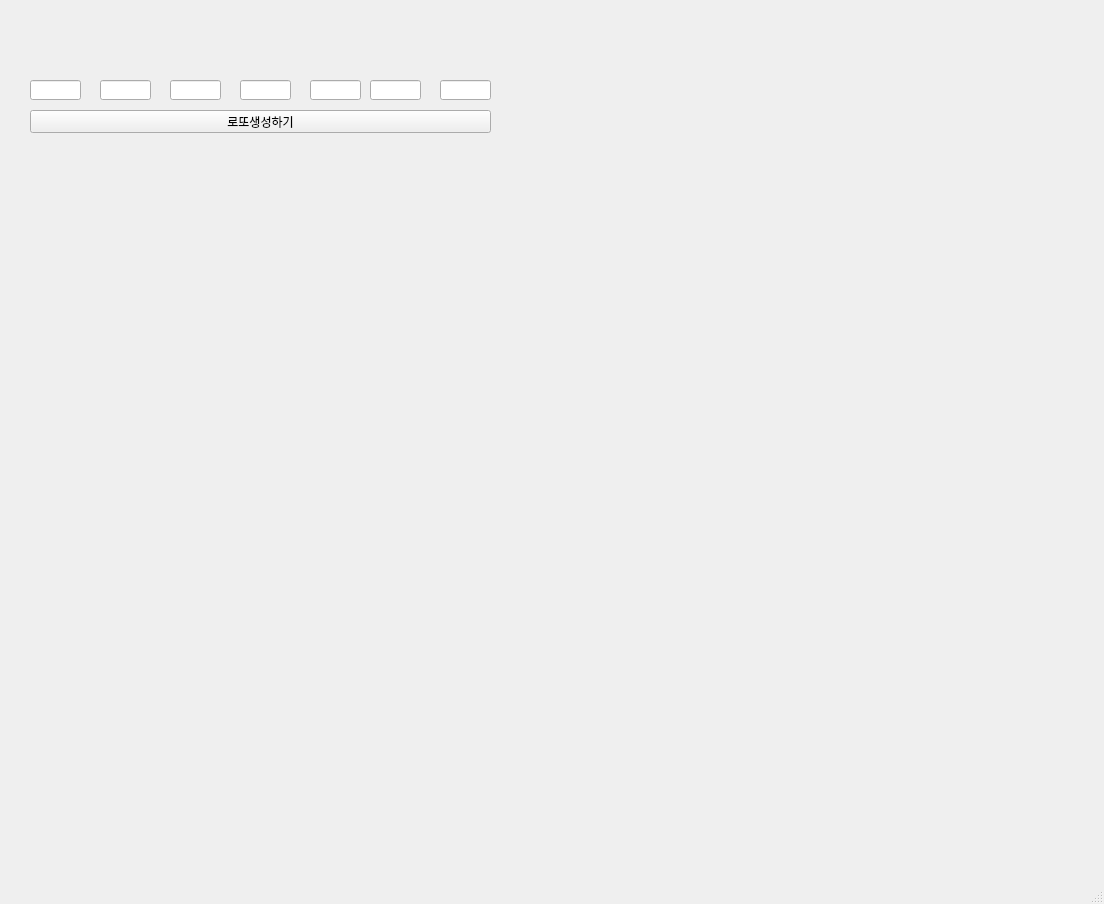
<?xml version="1.0" encoding="UTF-8"?>
<ui version="4.0">
 <class>MainWindow</class>
 <widget class="QMainWindow" name="MainWindow">
  <property name="geometry">
   <rect>
    <x>0</x>
    <y>0</y>
    <width>1104</width>
    <height>904</height>
   </rect>
  </property>
  <property name="windowTitle">
   <string>MainWindow</string>
  </property>
  <widget class="QWidget" name="centralwidget">
   <widget class="QLineEdit" name="le1">
    <property name="geometry">
     <rect>
      <x>30</x>
      <y>80</y>
      <width>51</width>
      <height>20</height>
     </rect>
    </property>
    <property name="text">
     <string/>
    </property>
    <property name="alignment">
     <set>Qt::AlignCenter</set>
    </property>
   </widget>
   <widget class="QLineEdit" name="le2">
    <property name="geometry">
     <rect>
      <x>100</x>
      <y>80</y>
      <width>51</width>
      <height>20</height>
     </rect>
    </property>
    <property name="alignment">
     <set>Qt::AlignCenter</set>
    </property>
   </widget>
   <widget class="QLineEdit" name="le3">
    <property name="geometry">
     <rect>
      <x>170</x>
      <y>80</y>
      <width>51</width>
      <height>20</height>
     </rect>
    </property>
    <property name="alignment">
     <set>Qt::AlignCenter</set>
    </property>
   </widget>
   <widget class="QLineEdit" name="le4">
    <property name="geometry">
     <rect>
      <x>240</x>
      <y>80</y>
      <width>51</width>
      <height>20</height>
     </rect>
    </property>
    <property name="alignment">
     <set>Qt::AlignCenter</set>
    </property>
   </widget>
   <widget class="QLineEdit" name="le5">
    <property name="geometry">
     <rect>
      <x>310</x>
      <y>80</y>
      <width>51</width>
      <height>20</height>
     </rect>
    </property>
    <property name="alignment">
     <set>Qt::AlignCenter</set>
    </property>
   </widget>
   <widget class="QLineEdit" name="le6">
    <property name="geometry">
     <rect>
      <x>370</x>
      <y>80</y>
      <width>51</width>
      <height>20</height>
     </rect>
    </property>
    <property name="alignment">
     <set>Qt::AlignCenter</set>
    </property>
   </widget>
   <widget class="QLineEdit" name="le7">
    <property name="geometry">
     <rect>
      <x>440</x>
      <y>80</y>
      <width>51</width>
      <height>20</height>
     </rect>
    </property>
    <property name="alignment">
     <set>Qt::AlignCenter</set>
    </property>
   </widget>
   <widget class="QPushButton" name="pb">
    <property name="geometry">
     <rect>
      <x>30</x>
      <y>110</y>
      <width>461</width>
      <height>23</height>
     </rect>
    </property>
    <property name="text">
     <string>로또생성하기</string>
    </property>
   </widget>
  </widget>
  <widget class="QMenuBar" name="menubar">
   <property name="geometry">
    <rect>
     <x>0</x>
     <y>0</y>
     <width>1104</width>
     <height>21</height>
    </rect>
   </property>
  </widget>
  <widget class="QStatusBar" name="statusbar"/>
 </widget>
 <resources/>
 <connections/>
</ui>
